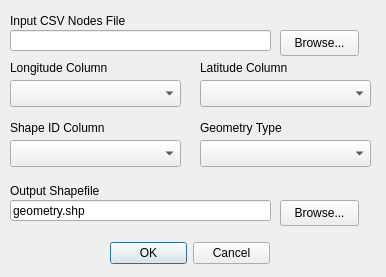
<?xml version="1.0" encoding="UTF-8"?>
<ui version="4.0">
 <class>mmqgis_geometry_import_form</class>
 <widget class="QDialog" name="mmqgis_geometry_import_form">
  <property name="windowModality">
   <enum>Qt::ApplicationModal</enum>
  </property>
  <property name="enabled">
   <bool>true</bool>
  </property>
  <property name="geometry">
   <rect>
    <x>0</x>
    <y>0</y>
    <width>386</width>
    <height>277</height>
   </rect>
  </property>
  <property name="mouseTracking">
   <bool>false</bool>
  </property>
  <property name="windowTitle">
   <string>Geometry Import from CSV File</string>
  </property>
  <widget class="QDialogButtonBox" name="buttonBox">
   <property name="geometry">
    <rect>
     <x>110</x>
     <y>240</y>
     <width>160</width>
     <height>26</height>
    </rect>
   </property>
   <property name="orientation">
    <enum>Qt::Horizontal</enum>
   </property>
   <property name="standardButtons">
    <set>QDialogButtonBox::Cancel|QDialogButtonBox::Ok</set>
   </property>
  </widget>
  <widget class="QLabel" name="label">
   <property name="geometry">
    <rect>
     <x>10</x>
     <y>180</y>
     <width>261</width>
     <height>22</height>
    </rect>
   </property>
   <property name="text">
    <string>Output Shapefile</string>
   </property>
  </widget>
  <widget class="QLineEdit" name="outfilename">
   <property name="geometry">
    <rect>
     <x>10</x>
     <y>200</y>
     <width>261</width>
     <height>21</height>
    </rect>
   </property>
   <property name="text">
    <string>geometry.shp</string>
   </property>
   <property name="readOnly">
    <bool>false</bool>
   </property>
  </widget>
  <widget class="QPushButton" name="outfilebrowse">
   <property name="geometry">
    <rect>
     <x>280</x>
     <y>200</y>
     <width>79</width>
     <height>26</height>
    </rect>
   </property>
   <property name="text">
    <string>Browse...</string>
   </property>
  </widget>
  <widget class="QLabel" name="label_2">
   <property name="geometry">
    <rect>
     <x>10</x>
     <y>10</y>
     <width>261</width>
     <height>22</height>
    </rect>
   </property>
   <property name="text">
    <string>Input CSV Nodes File</string>
   </property>
  </widget>
  <widget class="QPushButton" name="nodebrowse">
   <property name="geometry">
    <rect>
     <x>280</x>
     <y>30</y>
     <width>79</width>
     <height>26</height>
    </rect>
   </property>
   <property name="text">
    <string>Browse...</string>
   </property>
  </widget>
  <widget class="QLineEdit" name="nodefilename">
   <property name="geometry">
    <rect>
     <x>10</x>
     <y>30</y>
     <width>261</width>
     <height>21</height>
    </rect>
   </property>
   <property name="text">
    <string/>
   </property>
   <property name="readOnly">
    <bool>false</bool>
   </property>
  </widget>
  <widget class="QComboBox" name="shapeidcol">
   <property name="geometry">
    <rect>
     <x>10</x>
     <y>140</y>
     <width>171</width>
     <height>27</height>
    </rect>
   </property>
  </widget>
  <widget class="QLabel" name="label_6">
   <property name="geometry">
    <rect>
     <x>10</x>
     <y>120</y>
     <width>117</width>
     <height>16</height>
    </rect>
   </property>
   <property name="text">
    <string>Shape ID Column</string>
   </property>
  </widget>
  <widget class="QComboBox" name="longcol">
   <property name="geometry">
    <rect>
     <x>10</x>
     <y>80</y>
     <width>171</width>
     <height>27</height>
    </rect>
   </property>
  </widget>
  <widget class="QLabel" name="label_7">
   <property name="geometry">
    <rect>
     <x>10</x>
     <y>60</y>
     <width>117</width>
     <height>16</height>
    </rect>
   </property>
   <property name="text">
    <string>Longitude Column</string>
   </property>
  </widget>
  <widget class="QLabel" name="label_8">
   <property name="geometry">
    <rect>
     <x>200</x>
     <y>60</y>
     <width>117</width>
     <height>16</height>
    </rect>
   </property>
   <property name="text">
    <string>Latitude Column</string>
   </property>
  </widget>
  <widget class="QComboBox" name="latcol">
   <property name="geometry">
    <rect>
     <x>200</x>
     <y>80</y>
     <width>171</width>
     <height>27</height>
    </rect>
   </property>
  </widget>
  <widget class="QLabel" name="label_9">
   <property name="geometry">
    <rect>
     <x>200</x>
     <y>120</y>
     <width>117</width>
     <height>16</height>
    </rect>
   </property>
   <property name="text">
    <string>Geometry Type</string>
   </property>
  </widget>
  <widget class="QComboBox" name="geometrytype">
   <property name="geometry">
    <rect>
     <x>200</x>
     <y>140</y>
     <width>171</width>
     <height>27</height>
    </rect>
   </property>
  </widget>
 </widget>
 <tabstops>
  <tabstop>nodefilename</tabstop>
  <tabstop>nodebrowse</tabstop>
  <tabstop>longcol</tabstop>
  <tabstop>latcol</tabstop>
  <tabstop>shapeidcol</tabstop>
  <tabstop>geometrytype</tabstop>
  <tabstop>outfilename</tabstop>
  <tabstop>outfilebrowse</tabstop>
  <tabstop>buttonBox</tabstop>
 </tabstops>
 <resources/>
 <connections>
  <connection>
   <sender>buttonBox</sender>
   <signal>accepted()</signal>
   <receiver>mmqgis_geometry_import_form</receiver>
   <slot>accept()</slot>
   <hints>
    <hint type="sourcelabel">
     <x>248</x>
     <y>254</y>
    </hint>
    <hint type="destinationlabel">
     <x>157</x>
     <y>274</y>
    </hint>
   </hints>
  </connection>
  <connection>
   <sender>buttonBox</sender>
   <signal>rejected()</signal>
   <receiver>mmqgis_geometry_import_form</receiver>
   <slot>reject()</slot>
   <hints>
    <hint type="sourcelabel">
     <x>316</x>
     <y>260</y>
    </hint>
    <hint type="destinationlabel">
     <x>286</x>
     <y>274</y>
    </hint>
   </hints>
  </connection>
 </connections>
</ui>
